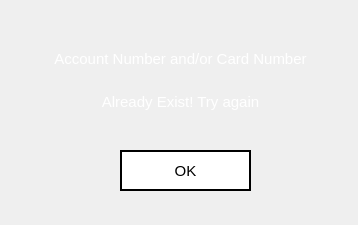
<?xml version="1.0" encoding="UTF-8"?>
<ui version="4.0">
 <class>admin_error4</class>
 <widget class="QWidget" name="admin_error4">
  <property name="geometry">
   <rect>
    <x>0</x>
    <y>0</y>
    <width>358</width>
    <height>225</height>
   </rect>
  </property>
  <property name="minimumSize">
   <size>
    <width>358</width>
    <height>225</height>
   </size>
  </property>
  <property name="maximumSize">
   <size>
    <width>358</width>
    <height>225</height>
   </size>
  </property>
  <property name="windowTitle">
   <string>Warning</string>
  </property>
  <property name="windowIcon">
   <iconset>
    <normaloff>icon.png</normaloff>icon.png</iconset>
  </property>
  <property name="styleSheet">
   <string notr="true">QWidget#admin_error4{
border-image: url(:images/gradient.png);
}

QPushButton{
background: transparent;
background-color: white;
border: 2px solid black;
}

QPushButton:hover{
background-color: rgb(30, 30, 30);
color: white;
}

QPushButton:pressed
{
font: bold;
}
</string>
  </property>
  <widget class="QWidget" name="verticalLayoutWidget">
   <property name="geometry">
    <rect>
     <x>30</x>
     <y>40</y>
     <width>301</width>
     <height>81</height>
    </rect>
   </property>
   <layout class="QVBoxLayout" name="verticalLayout">
    <item>
     <widget class="QLabel" name="label">
      <property name="font">
       <font>
        <pointsize>11</pointsize>
       </font>
      </property>
      <property name="text">
       <string>&lt;html&gt;&lt;head/&gt;&lt;body&gt;&lt;p&gt;&lt;span style=&quot; color:#ffffff;&quot;&gt;Account Number and/or Card Number&lt;/span&gt;&lt;/p&gt;&lt;/body&gt;&lt;/html&gt;</string>
      </property>
      <property name="alignment">
       <set>Qt::AlignCenter</set>
      </property>
     </widget>
    </item>
    <item>
     <widget class="QLabel" name="label_3">
      <property name="font">
       <font>
        <pointsize>11</pointsize>
       </font>
      </property>
      <property name="text">
       <string>&lt;html&gt;&lt;head/&gt;&lt;body&gt;&lt;p&gt;&lt;span style=&quot; color:#ffffff;&quot;&gt;Already Exist! Try again&lt;/span&gt;&lt;/p&gt;&lt;/body&gt;&lt;/html&gt;</string>
      </property>
      <property name="alignment">
       <set>Qt::AlignCenter</set>
      </property>
     </widget>
    </item>
   </layout>
  </widget>
  <widget class="QPushButton" name="sys_ok">
   <property name="geometry">
    <rect>
     <x>120</x>
     <y>150</y>
     <width>131</width>
     <height>41</height>
    </rect>
   </property>
   <property name="font">
    <font>
     <pointsize>11</pointsize>
    </font>
   </property>
   <property name="cursor">
    <cursorShape>PointingHandCursor</cursorShape>
   </property>
   <property name="text">
    <string>OK</string>
   </property>
  </widget>
  <widget class="QLabel" name="label_2">
   <property name="geometry">
    <rect>
     <x>0</x>
     <y>0</y>
     <width>358</width>
     <height>225</height>
    </rect>
   </property>
   <property name="styleSheet">
    <string notr="true">border-image: url(:/images/adbgerror.png);</string>
   </property>
   <property name="text">
    <string/>
   </property>
  </widget>
  <zorder>label_2</zorder>
  <zorder>verticalLayoutWidget</zorder>
  <zorder>sys_ok</zorder>
 </widget>
 <resources>
  <include location="resource.qrc"/>
 </resources>
 <connections/>
</ui>
